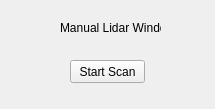
<?xml version="1.0" encoding="UTF-8"?>
<ui version="4.0">
 <class>LidarWindow</class>
 <widget class="QMainWindow" name="LidarWindow">
  <property name="geometry">
   <rect>
    <x>0</x>
    <y>0</y>
    <width>215</width>
    <height>109</height>
   </rect>
  </property>
  <property name="windowTitle">
   <string>MainWindow</string>
  </property>
  <widget class="QWidget" name="centralwidget">
   <widget class="QPushButton" name="startLidar">
    <property name="geometry">
     <rect>
      <x>70</x>
      <y>60</y>
      <width>75</width>
      <height>23</height>
     </rect>
    </property>
    <property name="text">
     <string>Start Scan</string>
    </property>
   </widget>
   <widget class="QLabel" name="label">
    <property name="geometry">
     <rect>
      <x>60</x>
      <y>20</y>
      <width>101</width>
      <height>16</height>
     </rect>
    </property>
    <property name="text">
     <string>Manual Lidar Window</string>
    </property>
   </widget>
  </widget>
 </widget>
 <resources/>
 <connections/>
</ui>
